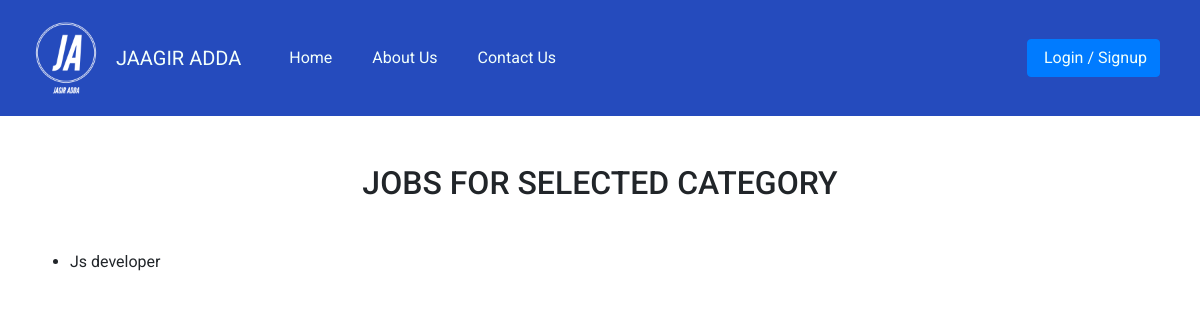
The page /vacancy_category.php?category_id=4 on the database as committed earlier.
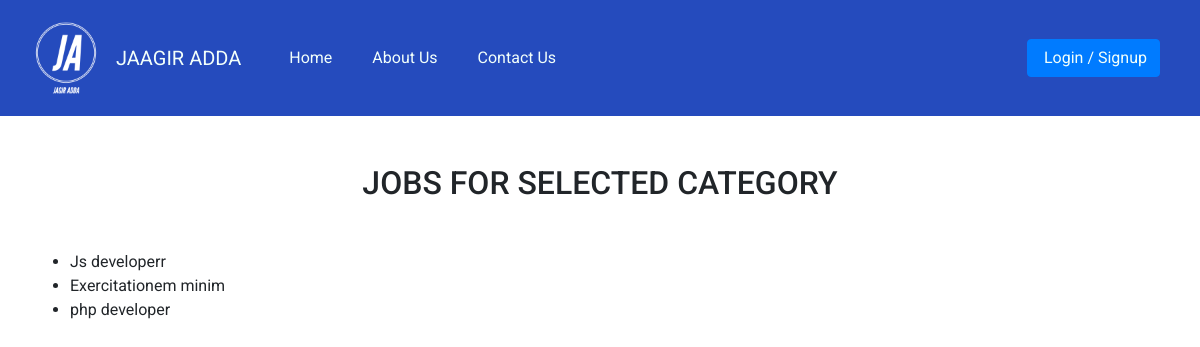
The same page on the database as committed later.
### tables this page shows
CREATE TABLE `vacancies` (
  `id` int(255) NOT NULL,
  `job_title` varchar(255) NOT NULL,
  `job_desc` longtext NOT NULL,
  `job_status` tinyint(1) NOT NULL,
  `deadline` date NOT NULL,
  `company_id` int(11) NOT NULL,
  `category_id` int(11) NOT NULL,
  `salary` int(255) NOT NULL
);

### vacancy_category.php (the view, shortened to what this page needs)
<?php
require('user/config/connection.php');
?>
<!DOCTYPE html>
<html lang="en">
<head>
    <link rel="stylesheet" href="https://cdn.jsdelivr.net/npm/bootstrap@4.4.1/dist/css/bootstrap.min.css">
    <link rel="stylesheet" href="https://cdnjs.cloudflare.com/ajax/libs/font-awesome/5.15.4/css/all.min.css">
</head>
<body>
    <?php
    if (isset($_GET['category_id'])) {
        $category_id = $_GET['category_id'];
        $sql = "SELECT * FROM vacancies WHERE category_id = $category_id";
        $res = mysqli_query($conn, $sql);
    ?>
        <nav class="navbar navbar-expand-lg navbar-custom-color">
            <img src="image/JagirAddaLogo.png" height="100px" width="100px">
            <a class="navbar-brand" href="index.php">JAAGIR ADDA</a>
            <div class="mr-auto">
                <ul class="navbar-nav">
                    <li class="nav-item active">
                        <a class="nav-link ml-4" href="index.php">Home</a>
                    </li>
<?php
if (!isset($_SESSION['logged_in'])) {
    ?>
    <li class="nav-item active">
        <a class="nav-link ml-4" href="about.php">About Us</a>
    </li>
    <li class="nav-item active">
        <a class="nav-link ml-4" href="contact.php">Contact Us</a>
    </li>
    <?php
}
?>
                </ul>
            </div>
            <div class="ml-auto d-flex justify-content-between">
            <div class="collapse navbar-collapse" id="navbarSupportedContent">
                <ul class="navbar-nav">
                <?php
 if (!isset($_SESSION['logged_in']) || !$_SESSION['logged_in']) {
    ?>
        <li class="nav-item">
            <button type="button" class="btn btn-primary mr-4">
                <a class="nav-link1" href="user/login.php">
                    <i class="bi bi-people"></i>&nbsp;Login / Signup
                </a>
            </button>
        </li>
    <?php
    }
    ?>
                </ul>
            </div>
        </div>
        </nav>
        <h2 class="text-center mt-5">JOBS FOR SELECTED CATEGORY</h2>
        <div class="container-fluid mt-5 mb-3">
            <div class="col-md-12">
                <div class="row">
                    <div class="col-md-12">
                        <ul>
                            <?php
                            if (mysqli_num_rows($res) > 0) {
                                while ($job = mysqli_fetch_assoc($res)) {
                                    echo "<li>{$job['job_title']}</li>";
                                }
                            } else {
                                echo "<li>No jobs found for this category.</li>";
                            }
                            ?>
                        </ul>
                    </div>
                </div>
            </div>
        </div>
    <?php
    } else {
        echo "Category ID is not specified.";
    }
    ?>
</body>
</html>

Rows that differ between the two databases and show on the page:
changed vacancies: job_title "Js developer" → "Js developerr"
added vacancies: job_title "Exercitationem minim"
added vacancies: job_title "php developer"
